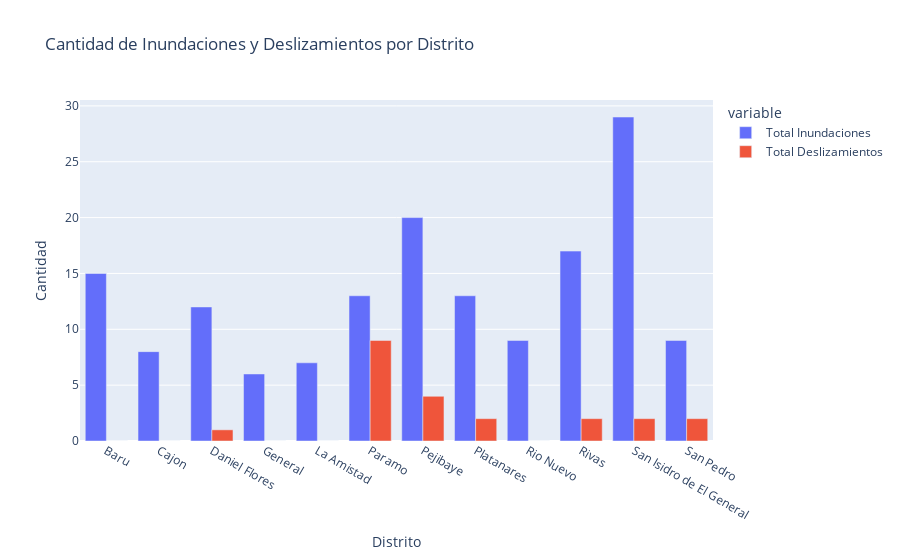

Notebook code cell kept with this figure:
### Markdown cell above
### Gráfico de barras

### Code cell
# Contar inundaciones y deslizamientos por distrito
inundaciones = pz.groupby('DISTRICT')['INUN'].sum().reset_index()
deslizamientos = pz.groupby('DISTRICT')['DESL'].sum().reset_index()

# Renombrar las columnas para claridad
inundaciones.rename(columns={'INUN': 'Total Inundaciones'}, inplace=True)
deslizamientos.rename(columns={'DESL': 'Total Deslizamientos'}, inplace=True)

# Fusionar ambos DataFrames
eventos_distritos = pd.merge(inundaciones, deslizamientos, on='DISTRICT')

# Crear el gráfico de barras
fig = px.bar(eventos_distritos, 
              x='DISTRICT', 
              y=['Total Inundaciones', 'Total Deslizamientos'],
              title='Cantidad de Inundaciones y Deslizamientos por Distrito',
              labels={'value': 'Cantidad', 'DISTRICT': 'Distrito'},
              barmode='group')  # Para mostrar las barras lado a lado

# Mostrar el gráfico
fig.show()

### Figure 1 — Plotly figure (JSON) as saved in the notebook; plotly's stock layout.template omitted (floating-point values rounded to 4 significant figures)
{"data": [{"alignmentgroup": "True", "hovertemplate": "variable=Total Inundaciones<br>Distrito=%{x}<br>Cantidad=%{y}<extra></extra>", "legendgroup": "Total Inundaciones", "marker": {"color": "#636efa", "pattern": {"shape": ""}}, "name": "Total Inundaciones", "offsetgroup": "Total Inundaciones", "orientation": "v", "showlegend": true, "textposition": "auto", "type": "bar", "x": ["Baru", "Cajon", "Daniel Flores", "General", "La Amistad", "Paramo", "Pejibaye", "Platanares", "Rio Nuevo", "Rivas", "San Isidro de El General", "San Pedro"], "xaxis": "x", "y": [15, 8, 12, 6, 7, 13, 20, 13, 9, 17, 29, 9], "yaxis": "y"}, {"alignmentgroup": "True", "hovertemplate": "variable=Total Deslizamientos<br>Distrito=%{x}<br>Cantidad=%{y}<extra></extra>", "legendgroup": "Total Deslizamientos", "marker": {"color": "#EF553B", "pattern": {"shape": ""}}, "name": "Total Deslizamientos", "offsetgroup": "Total Deslizamientos", "orientation": "v", "showlegend": true, "textposition": "auto", "type": "bar", "x": ["Baru", "Cajon", "Daniel Flores", "General", "La Amistad", "Paramo", "Pejibaye", "Platanares", "Rio Nuevo", "Rivas", "San Isidro de El General", "San Pedro"], "xaxis": "x", "y": [0, 0, 1, 0, 0, 9, 4, 2, 0, 2, 2, 2], "yaxis": "y"}], "layout": {"barmode": "group", "legend": {"title": {"text": "variable"}, "tracegroupgap": 0}, "title": {"text": "Cantidad de Inundaciones y Deslizamientos por Distrito"}, "xaxis": {"anchor": "y", "domain": [0, 1], "title": {"text": "Distrito"}}, "yaxis": {"anchor": "x", "domain": [0, 1], "title": {"text": "Cantidad"}}}}
